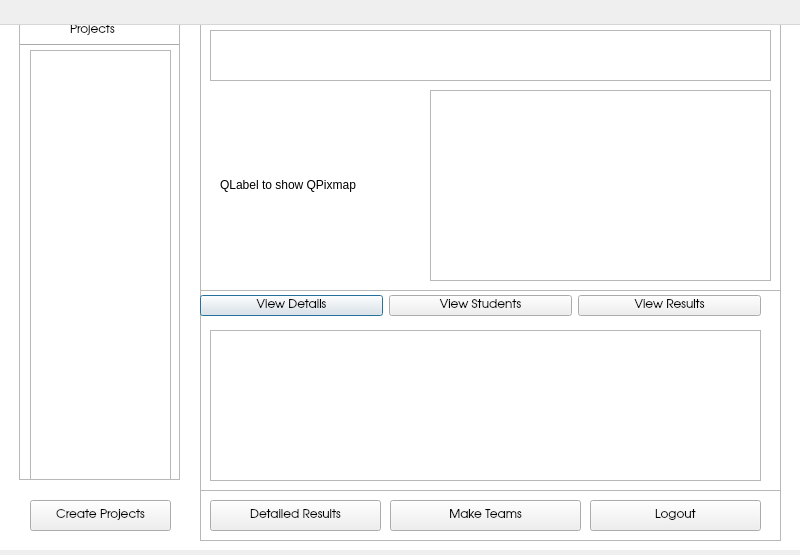
<?xml version="1.0" encoding="UTF-8"?>
<ui version="4.0">
 <class>ManageProjectsView</class>
 <widget class="QDialog" name="ManageProjectsView">
  <property name="geometry">
   <rect>
    <x>0</x>
    <y>0</y>
    <width>800</width>
    <height>555</height>
   </rect>
  </property>
  <property name="windowTitle">
   <string>Manage Projects</string>
  </property>
  <widget class="QWidget" name="centralwidget" native="true">
   <property name="geometry">
    <rect>
     <x>0</x>
     <y>0</y>
     <width>800</width>
     <height>550</height>
    </rect>
   </property>
   <property name="styleSheet">
    <string notr="true">#centralwidget{
background: white;
}</string>
   </property>
   <widget class="QScrollArea" name="scrollArea">
    <property name="geometry">
     <rect>
      <x>19</x>
      <y>19</y>
      <width>161</width>
      <height>461</height>
     </rect>
    </property>
    <property name="styleSheet">
     <string notr="true">#QScrollArea{
background:white;
border:3px;
}</string>
    </property>
    <property name="widgetResizable">
     <bool>true</bool>
    </property>
    <widget class="QWidget" name="scrollAreaWidgetContents">
     <property name="geometry">
      <rect>
       <x>0</x>
       <y>0</y>
       <width>159</width>
       <height>459</height>
      </rect>
     </property>
     <property name="styleSheet">
      <string notr="true">#scrollAreaWidgetContents{
background:white;
}</string>
     </property>
     <widget class="QLabel" name="projectsTitle">
      <property name="geometry">
       <rect>
        <x>50</x>
        <y>0</y>
        <width>61</width>
        <height>21</height>
       </rect>
      </property>
      <property name="font">
       <font>
        <family>URW Gothic L</family>
       </font>
      </property>
      <property name="styleSheet">
       <string notr="true">#projectsTitle{
background:white;
}</string>
      </property>
      <property name="text">
       <string>Projects</string>
      </property>
     </widget>
     <widget class="QListWidget" name="projectsList">
      <property name="geometry">
       <rect>
        <x>10</x>
        <y>30</y>
        <width>141</width>
        <height>471</height>
       </rect>
      </property>
      <property name="font">
       <font>
        <family>URW Gothic L</family>
       </font>
      </property>
      <property name="styleSheet">
       <string notr="true">#projectList {
background:white;
}</string>
      </property>
     </widget>
     <widget class="Line" name="line">
      <property name="geometry">
       <rect>
        <x>0</x>
        <y>15</y>
        <width>161</width>
        <height>21</height>
       </rect>
      </property>
      <property name="styleSheet">
       <string notr="true">#line{
background: white;

}</string>
      </property>
      <property name="orientation">
       <enum>Qt::Horizontal</enum>
      </property>
     </widget>
     <zorder>line</zorder>
     <zorder>projectsTitle</zorder>
     <zorder>projectsList</zorder>
    </widget>
   </widget>
   <widget class="QFrame" name="frame">
    <property name="geometry">
     <rect>
      <x>200</x>
      <y>20</y>
      <width>581</width>
      <height>521</height>
     </rect>
    </property>
    <property name="frameShape">
     <enum>QFrame::StyledPanel</enum>
    </property>
    <property name="frameShadow">
     <enum>QFrame::Raised</enum>
    </property>
    <widget class="QTextBrowser" name="projectName">
     <property name="geometry">
      <rect>
       <x>10</x>
       <y>10</y>
       <width>561</width>
       <height>51</height>
      </rect>
     </property>
     <property name="font">
      <font>
       <family>URW Gothic L</family>
      </font>
     </property>
    </widget>
    <widget class="QLabel" name="image">
     <property name="geometry">
      <rect>
       <x>20</x>
       <y>80</y>
       <width>191</width>
       <height>170</height>
      </rect>
     </property>
     <property name="text">
      <string>QLabel to show QPixmap</string>
     </property>
    </widget>
    <widget class="QTextBrowser" name="projectDescription">
     <property name="geometry">
      <rect>
       <x>230</x>
       <y>70</y>
       <width>341</width>
       <height>191</height>
      </rect>
     </property>
     <property name="font">
      <font>
       <family>URW Gothic L</family>
      </font>
     </property>
    </widget>
    <widget class="QFrame" name="frame_2">
     <property name="geometry">
      <rect>
       <x>0</x>
       <y>270</y>
       <width>581</width>
       <height>201</height>
      </rect>
     </property>
     <property name="frameShape">
      <enum>QFrame::StyledPanel</enum>
     </property>
     <property name="frameShadow">
      <enum>QFrame::Raised</enum>
     </property>
     <widget class="QTextBrowser" name="viewTextBrowser">
      <property name="geometry">
       <rect>
        <x>10</x>
        <y>40</y>
        <width>551</width>
        <height>151</height>
       </rect>
      </property>
      <property name="font">
       <font>
        <family>URW Gothic L</family>
       </font>
      </property>
     </widget>
     <widget class="QWidget" name="layoutWidget">
      <property name="geometry">
       <rect>
        <x>0</x>
        <y>0</y>
        <width>561</width>
        <height>31</height>
       </rect>
      </property>
      <layout class="QHBoxLayout" name="horizontalLayout">
       <item>
        <widget class="QPushButton" name="viewDetailButton">
         <property name="font">
          <font>
           <family>URW Gothic L</family>
          </font>
         </property>
         <property name="text">
          <string>View Details</string>
         </property>
        </widget>
       </item>
       <item>
        <widget class="QPushButton" name="ViewStudentButton">
         <property name="font">
          <font>
           <family>URW Gothic L</family>
          </font>
         </property>
         <property name="text">
          <string>View Students</string>
         </property>
        </widget>
       </item>
       <item>
        <widget class="QPushButton" name="viewResultButton">
         <property name="font">
          <font>
           <family>URW Gothic L</family>
          </font>
         </property>
         <property name="text">
          <string>View Results</string>
         </property>
        </widget>
       </item>
      </layout>
     </widget>
     <zorder>viewTextBrowser</zorder>
     <zorder>layoutWidget</zorder>
     <zorder>createProjectButton_2</zorder>
     <zorder>createProjectButton</zorder>
    </widget>
    <widget class="QPushButton" name="makeTeamsButton">
     <property name="geometry">
      <rect>
       <x>190</x>
       <y>480</y>
       <width>191</width>
       <height>31</height>
      </rect>
     </property>
     <property name="font">
      <font>
       <family>URW Gothic L</family>
      </font>
     </property>
     <property name="text">
      <string>Make Teams</string>
     </property>
    </widget>
    <widget class="QPushButton" name="pushButton">
     <property name="geometry">
      <rect>
       <x>390</x>
       <y>480</y>
       <width>171</width>
       <height>31</height>
      </rect>
     </property>
     <property name="font">
      <font>
       <family>URW Gothic L</family>
      </font>
     </property>
     <property name="text">
      <string>Logout</string>
     </property>
    </widget>
    <widget class="QPushButton" name="detailedResult">
     <property name="geometry">
      <rect>
       <x>10</x>
       <y>480</y>
       <width>171</width>
       <height>31</height>
      </rect>
     </property>
     <property name="font">
      <font>
       <family>URW Gothic L</family>
      </font>
     </property>
     <property name="text">
      <string>Detailed Results</string>
     </property>
    </widget>
   </widget>
   <widget class="QPushButton" name="createProjectButton">
    <property name="geometry">
     <rect>
      <x>30</x>
      <y>500</y>
      <width>141</width>
      <height>31</height>
     </rect>
    </property>
    <property name="font">
     <font>
      <family>URW Gothic L</family>
     </font>
    </property>
    <property name="text">
     <string>Create Projects</string>
    </property>
   </widget>
   <zorder>frame</zorder>
   <zorder>scrollArea</zorder>
   <zorder>pushButton</zorder>
   <zorder>createProjectButton</zorder>
  </widget>
  <widget class="QStatusBar" name="statusbar">
   <property name="geometry">
    <rect>
     <x>0</x>
     <y>0</y>
     <width>3</width>
     <height>22</height>
    </rect>
   </property>
  </widget>
  <widget class="QMenuBar" name="menubar">
   <property name="geometry">
    <rect>
     <x>0</x>
     <y>0</y>
     <width>800</width>
     <height>25</height>
    </rect>
   </property>
  </widget>
 </widget>
 <resources/>
 <connections/>
</ui>
